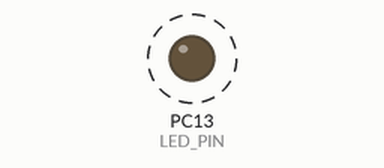
The sketch below on a simulated STM32 Black Pill. On the bench: output pins drawn as LEDs (lit = HIGH). Dashed ring = blinking. What the sketch prints to the serial monitor is not drawn.

Above: at 1.2 s.
Timing chart, 0 to 4.0 s (numbered marks = the images above):
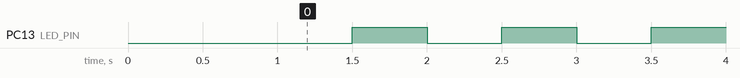

The sketch:

led.ino
```cpp
#define LED_PIN PC13
void setup() {
  pinMode(LED_PIN, OUTPUT);

  Serial.begin(115200);
  delay(1000);
  Serial.println("STM32F411 started");
}
void loop() {
  digitalWrite(LED_PIN, LOW);
  Serial.println("LED ON");
  delay(500);

  digitalWrite(LED_PIN, HIGH);
  Serial.println("LED OFF");
  delay(500);
}
```

Measured:
- by itself, PC13 (LED_PIN): alternates HIGH for 0.50 s and LOW for 0.50 s
